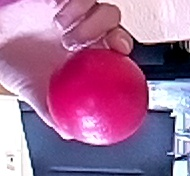
#> input picture newest_29-01-19/single_ball_follower_skopiowanie_od_p_Kapusty/y.jpg, 190 x 176 px
$ python hough.py
#> lines starting #> are read from the running program, lines starting #| are printed output that depends on the picture; after the words box and inside, x2 and y2 are one past the last pixel; in counts of white or black regions, pixels touching at a corner belong together
import numpy as np
import cv2

crop_img = cv2.imread("y.jpg")
#> crop_img is the input picture: shape (176, 190, 3); mean B, G, R 152.1, 112.1, 164.3
crop_img2 = cv2.imread("yy.jpg")
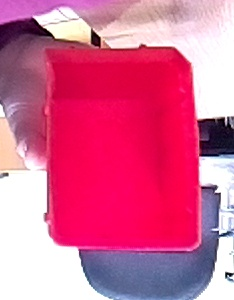
#> input picture newest_29-01-19/single_ball_follower_skopiowanie_od_p_Kapusty/yy.jpg, 234 x 300 px
#> crop_img2 is the input picture: shape (300, 234, 3); mean B, G, R 144.5, 101, 214
cv2.imshow("crop_img", crop_img)
cv2.imshow("crop_img", crop_img2)
#cv2.waitKey(0)
output = crop_img.copy()
output2 = crop_img2.copy()

# blur, canny, params

blur = cv2.GaussianBlur(crop_img, (5,5), 0)
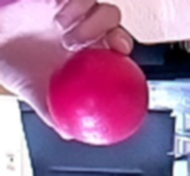
#> blur: shape (176, 190, 3); mean B, G, R 152.1, 112, 164.3

blur2 = cv2.GaussianBlur(crop_img2, (5,5), 0)
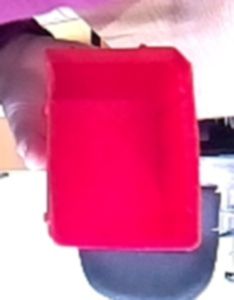
#> blur2: shape (300, 234, 3); mean B, G, R 144.5, 101, 214
cv2.imshow("blur", blur)
cv2.imshow("blur", blur2)
gray_cropped = cv2.cvtColor(blur, cv2.COLOR_BGR2GRAY)
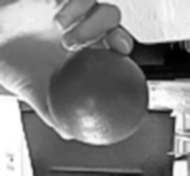
#> gray_cropped: shape (176, 190); min 0, max 255, mean 132.2

gray_cropped2 = cv2.cvtColor(blur2, cv2.COLOR_BGR2GRAY)
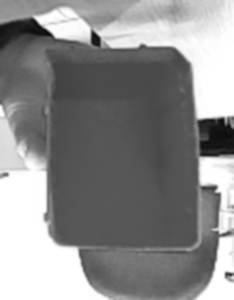
#> gray_cropped2: shape (300, 234); min 9, max 255, mean 139.7
#canny = cv2.Canny(gray_cropped, 50, 200, 10)
#cv2.imshow("canny", canny)
circles = cv2.HoughCircles(gray_cropped, cv2.HOUGH_GRADIENT, 1, 1000, param1=100, param2=30, minRadius=15, maxRadius=100)
#> circles = [[98.5, 95.5, 49.7]]

circles2 = cv2.HoughCircles(gray_cropped2, cv2.HOUGH_GRADIENT, 1, 1000, param1=100, param2=30, minRadius=15, maxRadius=100)
#> circles2 = None
print(circles)
#| [[[98.5 95.5 49.7]]]

if circles is not None:
    # convert the (x, y) coordinates and radius of the circles to integers
    circles = np.round(circles[0, :]).astype("int")
#> circles = [[98, 96, 50]]

    # loop over the (x, y) coordinates and radius of the circles
    for (x, y, r) in circles:
            # draw the circle in the output image, then draw a rectangle
            # corresponding to the center of the circle
            cv2.circle(output, (x, y), r, (0, 255, 0), 4)
            cv2.rectangle(output, (x - 5, y - 5), (x + 5, y + 5), (0, 128, 255), -1)
#> this loop made 1 pass
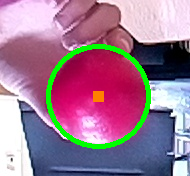
#> output: shape (176, 190, 3); 5.11% of pixels changed, all inside (x1, y1, x2, y2) = (46, 44, 151, 149)

    # show the output image
    cv2.imshow("output", output)


if circles2 is not None:
    # convert the (x, y) coordinates and radius of the circles to integers
    circles2 = np.round(circles2[0, :]).astype("int")

    # loop over the (x, y) coordinates and radius of the circles
    for (x, y, r) in circles2:
            # draw the circle in the output image, then draw a rectangle
            # corresponding to the center of the circle
            cv2.circle(output2, (x, y), r, (0, 255, 0), 4)
            cv2.rectangle(output2, (x - 5, y - 5), (x + 5, y + 5), (0, 128, 255), -1)

    # show the output image
    cv2.imshow("output2", output2)

cv2.waitKey(0)
